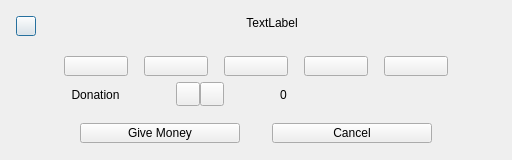
<?xml version="1.0" encoding="UTF-8"?>
<ui version="4.0">
 <class>DonationDialog</class>
 <widget class="QDialog" name="DonationDialog">
  <property name="geometry">
   <rect>
    <x>0</x>
    <y>0</y>
    <width>512</width>
    <height>160</height>
   </rect>
  </property>
  <property name="windowTitle">
   <string>Dialog</string>
  </property>
  <widget class="Label" name="cTitle">
   <property name="geometry">
    <rect>
     <x>48</x>
     <y>16</y>
     <width>448</width>
     <height>32</height>
    </rect>
   </property>
   <property name="text">
    <string>TextLabel</string>
   </property>
   <property name="alignment">
    <set>Qt::AlignHCenter|Qt::AlignTop</set>
   </property>
  </widget>
  <widget class="MessageWidget" name="cDonationArea" native="true">
   <property name="geometry">
    <rect>
     <x>48</x>
     <y>48</y>
     <width>416</width>
     <height>64</height>
    </rect>
   </property>
  </widget>
  <widget class="Button" name="cIcon">
   <property name="geometry">
    <rect>
     <x>16</x>
     <y>16</y>
     <width>20</width>
     <height>20</height>
    </rect>
   </property>
   <property name="text">
    <string/>
   </property>
  </widget>
  <widget class="BorderedButton" name="cGiveMoney">
   <property name="geometry">
    <rect>
     <x>80</x>
     <y>123</y>
     <width>160</width>
     <height>20</height>
    </rect>
   </property>
   <property name="text">
    <string>Give Money</string>
   </property>
  </widget>
  <widget class="BorderedButton" name="cCancel">
   <property name="geometry">
    <rect>
     <x>272</x>
     <y>123</y>
     <width>160</width>
     <height>20</height>
    </rect>
   </property>
   <property name="text">
    <string>Cancel</string>
   </property>
  </widget>
  <widget class="BorderedButton" name="cZero">
   <property name="geometry">
    <rect>
     <x>64</x>
     <y>56</y>
     <width>64</width>
     <height>20</height>
    </rect>
   </property>
   <property name="text">
    <string/>
   </property>
  </widget>
  <widget class="BorderedButton" name="c500">
   <property name="geometry">
    <rect>
     <x>144</x>
     <y>56</y>
     <width>64</width>
     <height>20</height>
    </rect>
   </property>
   <property name="text">
    <string/>
   </property>
  </widget>
  <widget class="BorderedButton" name="c2000">
   <property name="geometry">
    <rect>
     <x>224</x>
     <y>56</y>
     <width>64</width>
     <height>20</height>
    </rect>
   </property>
   <property name="text">
    <string/>
   </property>
  </widget>
  <widget class="BorderedButton" name="c5000">
   <property name="geometry">
    <rect>
     <x>304</x>
     <y>56</y>
     <width>64</width>
     <height>20</height>
    </rect>
   </property>
   <property name="text">
    <string/>
   </property>
  </widget>
  <widget class="BorderedButton" name="cAll">
   <property name="geometry">
    <rect>
     <x>384</x>
     <y>56</y>
     <width>64</width>
     <height>20</height>
    </rect>
   </property>
   <property name="text">
    <string/>
   </property>
  </widget>
  <widget class="Label" name="cDonationLabel">
   <property name="geometry">
    <rect>
     <x>64</x>
     <y>88</y>
     <width>63</width>
     <height>20</height>
    </rect>
   </property>
   <property name="text">
    <string>Donation</string>
   </property>
   <property name="alignment">
    <set>Qt::AlignHCenter|Qt::AlignTop</set>
   </property>
  </widget>
  <widget class="Button" name="cDown">
   <property name="geometry">
    <rect>
     <x>176</x>
     <y>82</y>
     <width>24</width>
     <height>24</height>
    </rect>
   </property>
   <property name="text">
    <string/>
   </property>
  </widget>
  <widget class="Button" name="cUp">
   <property name="geometry">
    <rect>
     <x>200</x>
     <y>82</y>
     <width>24</width>
     <height>24</height>
    </rect>
   </property>
   <property name="text">
    <string/>
   </property>
  </widget>
  <widget class="Label" name="cDonationAmount">
   <property name="geometry">
    <rect>
     <x>252</x>
     <y>88</y>
     <width>63</width>
     <height>20</height>
    </rect>
   </property>
   <property name="text">
    <string>0</string>
   </property>
   <property name="alignment">
    <set>Qt::AlignHCenter|Qt::AlignTop</set>
   </property>
  </widget>
 </widget>
 <customwidgets>
  <customwidget>
   <class>Button</class>
   <extends>QPushButton</extends>
   <header>widget/button.h</header>
  </customwidget>
  <customwidget>
   <class>Label</class>
   <extends>QLabel</extends>
   <header>widget/label.h</header>
  </customwidget>
  <customwidget>
   <class>MessageWidget</class>
   <extends>QWidget</extends>
   <header>widget/messagewidget.h</header>
   <container>1</container>
  </customwidget>
  <customwidget>
   <class>BorderedButton</class>
   <extends>QPushButton</extends>
   <header>widget/borderedbutton.h</header>
  </customwidget>
 </customwidgets>
 <resources/>
 <connections/>
</ui>
